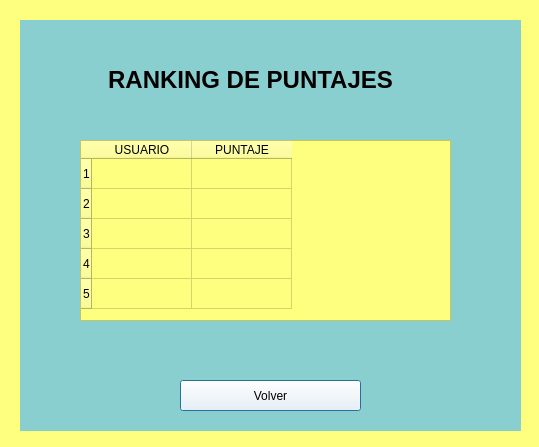
<?xml version="1.0" encoding="UTF-8"?>
<ui version="4.0">
 <class>Ventanaderanking</class>
 <widget class="QDialog" name="Ventanaderanking">
  <property name="geometry">
   <rect>
    <x>0</x>
    <y>0</y>
    <width>539</width>
    <height>447</height>
   </rect>
  </property>
  <property name="windowTitle">
   <string>Dialog</string>
  </property>
  <property name="styleSheet">
   <string notr="true">background-color: rgb(255, 255, 127);</string>
  </property>
  <widget class="QLabel" name="label">
   <property name="geometry">
    <rect>
     <x>20</x>
     <y>20</y>
     <width>501</width>
     <height>411</height>
    </rect>
   </property>
   <property name="styleSheet">
    <string notr="true">image: url(:/logo/Logo.png);
background-color: rgb(138, 207, 207);
alternate-background-color: rgb(138, 207, 207);</string>
   </property>
   <property name="text">
    <string/>
   </property>
  </widget>
  <widget class="QLabel" name="label_2">
   <property name="geometry">
    <rect>
     <x>410</x>
     <y>50</y>
     <width>71</width>
     <height>61</height>
    </rect>
   </property>
   <property name="styleSheet">
    <string notr="true">background-color: rgb(138, 207, 207);
image: url(:/objetos/Dona.png);</string>
   </property>
   <property name="text">
    <string/>
   </property>
  </widget>
  <widget class="QLabel" name="label_3">
   <property name="geometry">
    <rect>
     <x>20</x>
     <y>60</y>
     <width>461</width>
     <height>41</height>
    </rect>
   </property>
   <property name="styleSheet">
    <string notr="true">background-color: rgb(138, 207, 207);</string>
   </property>
   <property name="text">
    <string>&lt;html&gt;&lt;head/&gt;&lt;body&gt;&lt;p align=&quot;center&quot;&gt;&lt;span style=&quot; font-size:18pt; font-weight:600;&quot;&gt;RANKING DE PUNTAJES&lt;/span&gt;&lt;/p&gt;&lt;/body&gt;&lt;/html&gt;</string>
   </property>
  </widget>
  <widget class="QPushButton" name="pushButton_2">
   <property name="geometry">
    <rect>
     <x>180</x>
     <y>380</y>
     <width>181</width>
     <height>31</height>
    </rect>
   </property>
   <property name="styleSheet">
    <string notr="true">background-color: rgb(255, 255, 255);</string>
   </property>
   <property name="text">
    <string>Volver</string>
   </property>
  </widget>
  <widget class="QTableWidget" name="tableWidget">
   <property name="geometry">
    <rect>
     <x>80</x>
     <y>140</y>
     <width>371</width>
     <height>181</height>
    </rect>
   </property>
   <row>
    <property name="text">
     <string>1</string>
    </property>
   </row>
   <row>
    <property name="text">
     <string>2</string>
    </property>
   </row>
   <row>
    <property name="text">
     <string>3</string>
    </property>
   </row>
   <row>
    <property name="text">
     <string>4</string>
    </property>
   </row>
   <row>
    <property name="text">
     <string>5</string>
    </property>
   </row>
   <column>
    <property name="text">
     <string>USUARIO</string>
    </property>
   </column>
   <column>
    <property name="text">
     <string>PUNTAJE</string>
    </property>
   </column>
   <item row="0" column="0">
    <property name="text">
     <string/>
    </property>
   </item>
  </widget>
  <zorder>label</zorder>
  <zorder>label_3</zorder>
  <zorder>label_2</zorder>
  <zorder>pushButton_2</zorder>
  <zorder>tableWidget</zorder>
 </widget>
 <resources>
  <include location="../sprites/Objetos/objetos.qrc"/>
 </resources>
 <connections/>
</ui>
